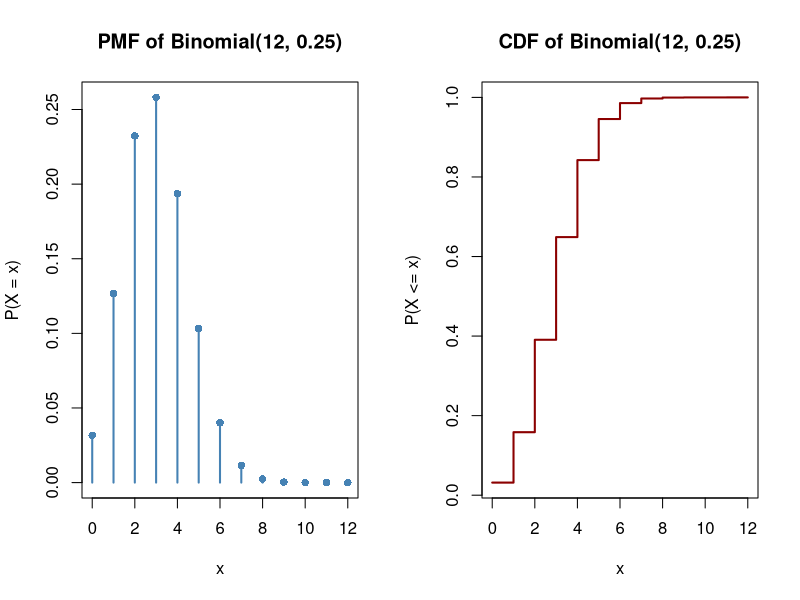
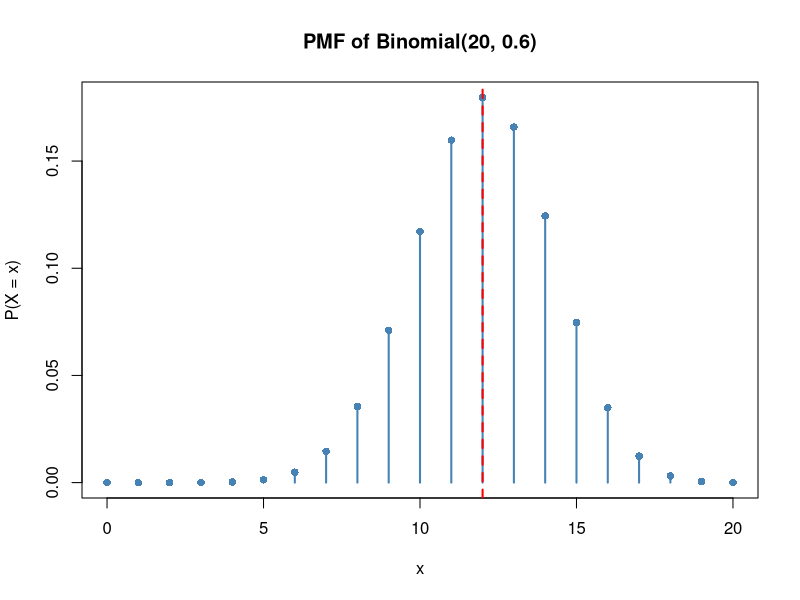
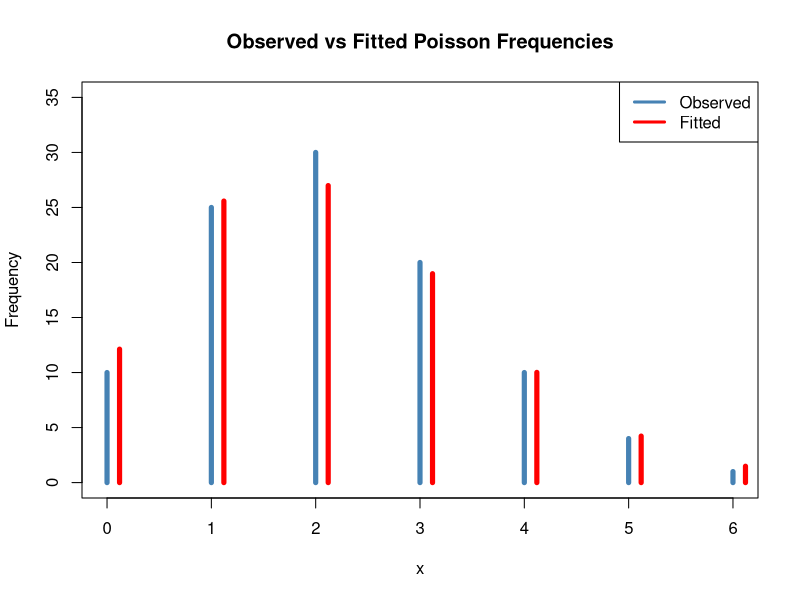
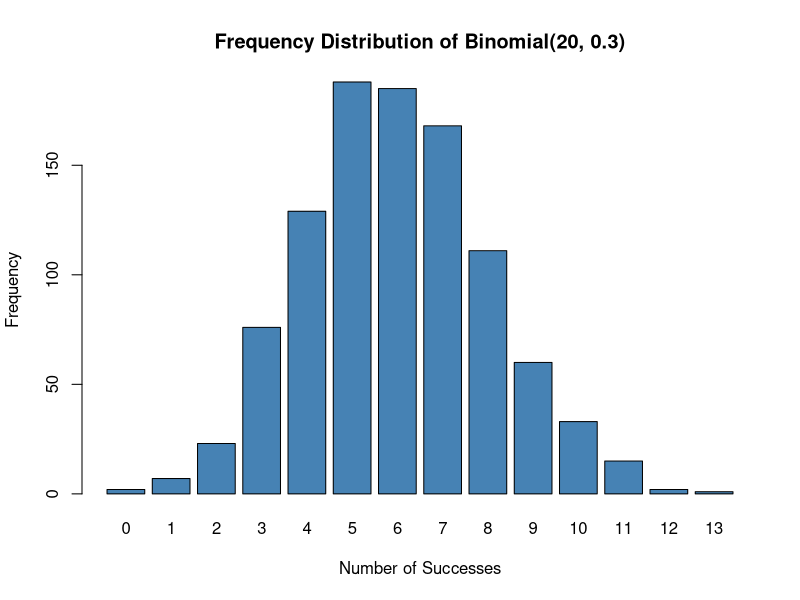
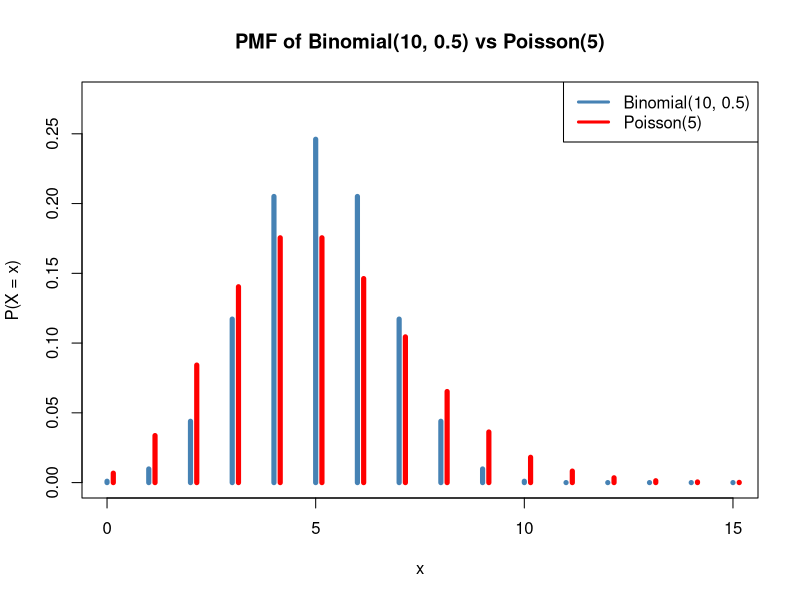
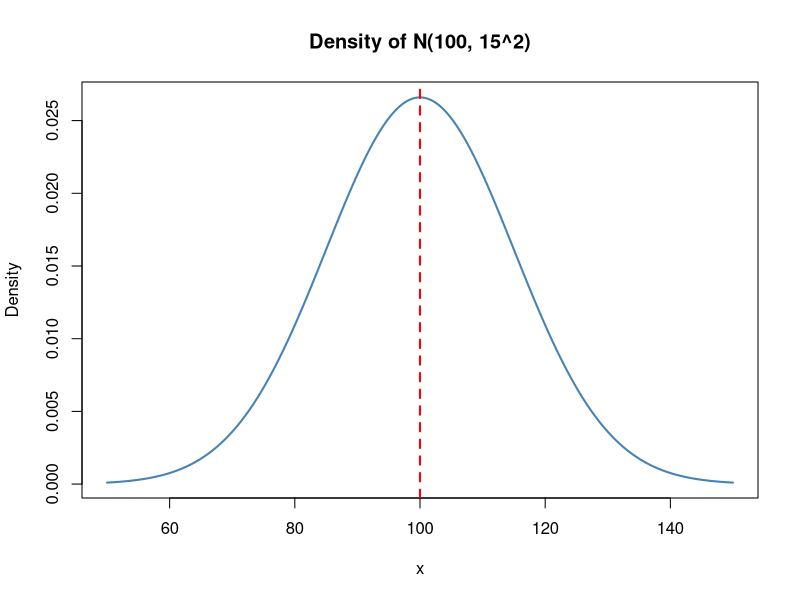
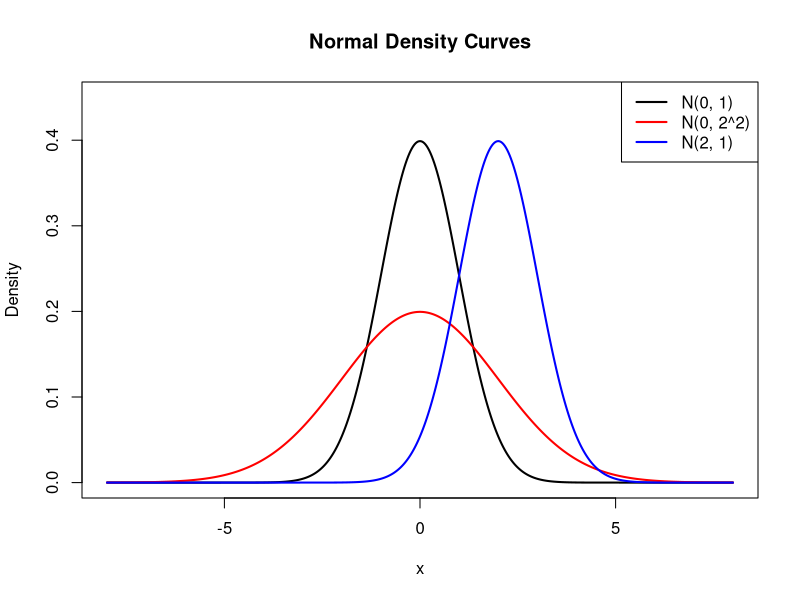

Write R code to recreate these figures, in order.
cat("Q1\n")
x <- 0:12
pmf <- dbinom(x, size = 12, prob = 0.25)
cdf <- pbinom(x, size = 12, prob = 0.25)
par(mfrow = c(1, 2))
plot(x, pmf, type = "h", lwd = 2, col = "steelblue", main = "PMF of Binomial(12, 0.25)", xlab = "x", ylab = "P(X = x)")
points(x, pmf, pch = 16, col = "steelblue")
plot(x, cdf, type = "s", lwd = 2, col = "darkred", main = "CDF of Binomial(12, 0.25)", xlab = "x", ylab = "P(X <= x)")
print(paste("P(X = 4) =", dbinom(4, 12, 0.25)))
print(paste("P(X <= 4) =", pbinom(4, 12, 0.25)))
print(paste("P(X >= 5) =", 1 - pbinom(4, 12, 0.25)))
par(mfrow = c(1, 1))

cat("Q2\n")
n <- 20
p <- 0.6
x <- 0:n
pmf <- dbinom(x, n, p)
plot(x, pmf, type = "h", lwd = 2, col = "steelblue", main = "PMF of Binomial(20, 0.6)", xlab = "x", ylab = "P(X = x)")
points(x, pmf, pch = 16, col = "steelblue")
abline(v = n * p, col = "red", lwd = 2, lty = 2)
print(paste("Mean np =", n * p))

cat("Q3\n")
x <- 0:5
f <- c(4, 15, 30, 28, 17, 6)
N <- sum(f)
n <- 5
mean_x <- sum(x * f) / N
p_hat <- mean_x / n
fitted_prob <- dbinom(x, n, p_hat)
expected <- fitted_prob * N
print(paste("Estimated p =", round(p_hat, 4)))
print(data.frame(x = x, observed = f, fitted_prob = round(fitted_prob, 4), expected = round(expected, 2)))

cat("Q4\n")
lambda <- 5
print(paste("P(X = 3) =", dpois(3, lambda)))
print(paste("P(X <= 3) =", ppois(3, lambda)))
print(paste("P(X > 7) =", 1 - ppois(7, lambda)))
print(paste("P(4 <= X <= 8) =", ppois(8, lambda) - ppois(3, lambda)))

cat("Q5\n")
x <- 0:6
observed <- c(10, 25, 30, 20, 10, 4, 1)
N <- sum(observed)
lambda_hat <- sum(x * observed) / N
fitted_prob <- dpois(x, lambda_hat)
expected <- fitted_prob * N
print(paste("Estimated lambda =", round(lambda_hat, 4)))
print(data.frame(x = x, observed = observed, fitted_prob = round(fitted_prob, 4), expected = round(expected, 2)))
plot(x, observed, type = "h", lwd = 5, col = "steelblue", main = "Observed vs Fitted Poisson Frequencies", xlab = "x", ylab = "Frequency", ylim = c(0, max(observed, expected) + 5))
points(x + 0.12, expected, type = "h", lwd = 5, col = "red")
legend("topright", legend = c("Observed", "Fitted"), col = c("steelblue", "red"), lwd = 3)

cat("Q6\n")
set.seed(123)
b <- rbinom(1000, size = 10, prob = 0.5)
g <- rgeom(1000, prob = 0.3)
p <- rpois(1000, lambda = 4)
print(paste("Binomial -> empirical mean =", round(mean(b), 3), ", theoretical mean =", 10 * 0.5))
print(paste("Geometric -> empirical mean =", round(mean(g), 3), ", theoretical mean =", round((1 - 0.3) / 0.3, 3)))
print(paste("Poisson -> empirical mean =", round(mean(p), 3), ", theoretical mean =", 4))

cat("Q7\n")
set.seed(123)
obs <- rbinom(1000, size = 20, prob = 0.3)
print(table(obs))
print(paste("Sample mean =", round(mean(obs), 3)))
barplot(table(obs), col = "steelblue", main = "Frequency Distribution of Binomial(20, 0.3)", xlab = "Number of Successes", ylab = "Frequency")

cat("Q8\n")
lambda <- 4.5
print(paste("P(X < 2) =", ppois(1, lambda)))
print(paste("P(X >= 2) =", 1 - ppois(1, lambda)))
print(paste("P(X <= 6) =", ppois(6, lambda)))
print(paste("P(X > 8) =", 1 - ppois(8, lambda)))

cat("Q9\n")
lambda <- 6
print(paste("P(exactly 4 calls) =", dpois(4, lambda)))
print(paste("P(at most 5 calls) =", ppois(5, lambda)))
print(paste("P(more than 8 calls) =", 1 - ppois(8, lambda)))

cat("Q10\n")
x <- 0:5
f <- c(6, 16, 29, 30, 14, 5)
N <- sum(f)
n <- 5
mean_x <- sum(x * f) / N
p_hat <- mean_x / n
fitted_prob <- dbinom(x, n, p_hat)
expected <- fitted_prob * N
print(paste("Estimated p =", round(p_hat, 4)))
print(data.frame(x = x, observed = f, fitted_prob = round(fitted_prob, 4), expected = round(expected, 2)))

cat("Q11\n")
x <- 0:7
observed <- c(4, 10, 21, 29, 20, 10, 4, 2)
N <- sum(observed)
lambda_hat <- sum(x * observed) / N
fitted_prob <- dpois(x, lambda_hat)
expected <- fitted_prob * N
print(paste("Estimated lambda =", round(lambda_hat, 4)))
print(data.frame(x = x, observed = observed, fitted_prob = round(fitted_prob, 4), expected = round(expected, 2)))

cat("Q12\n")
joint <- matrix(c(10, 15, 5, 20, 25, 10, 5, 10, 15), nrow = 3, byrow = TRUE)
rownames(joint) <- c("X1", "X2", "X3")
colnames(joint) <- c("Y1", "Y2", "Y3")
print(joint)
print("Marginal distribution of X (row sums):")
print(rowSums(joint))
print("Marginal distribution of Y (column sums):")
print(colSums(joint))
print("Joint probability distribution:")
print(prop.table(joint))

cat("Q13\n")
x <- 0:15
binom_pmf <- dbinom(x, 10, 0.5)
pois_pmf <- dpois(x, 5)
plot(x, binom_pmf, type = "h", lwd = 5, col = "steelblue", main = "PMF of Binomial(10, 0.5) vs Poisson(5)", xlab = "x", ylab = "P(X = x)", ylim = c(0, max(binom_pmf, pois_pmf) + 0.03))
points(x + 0.15, pois_pmf, type = "h", lwd = 5, col = "red")
legend("topright", legend = c("Binomial(10, 0.5)", "Poisson(5)"), col = c("steelblue", "red"), lwd = 3)
print("Both distributions have mean 5 and very similar shapes.")

cat("Q14\n")
print(paste("Sum of Binomial(12, 0.25) PMF =", sum(dbinom(0:12, 12, 0.25))))
print(paste("Sum of Poisson(5) PMF (x = 0 to 50) =", sum(dpois(0:50, 5))))

cat("Q15\n")
print(paste("(a) P(X < 45) =", pnorm(45, mean = 50, sd = 8)))
print(paste("(b) P(X > 60) =", 1 - pnorm(60, mean = 50, sd = 8)))
print(paste("(c) P(40 < X < 55) =", pnorm(55, mean = 50, sd = 8) - pnorm(40, mean = 50, sd = 8)))
print(paste("(d) 90th percentile =", qnorm(0.90, mean = 50, sd = 8)))

cat("Q16\n")
x <- seq(50, 150, length.out = 500)
y <- dnorm(x, mean = 100, sd = 15)
plot(x, y, type = "l", lwd = 2, col = "steelblue", main = "Density of N(100, 15^2)", xlab = "x", ylab = "Density")
abline(v = 100, col = "red", lwd = 2, lty = 2)
print("Density curve plotted with mean marked by a vertical dashed line.")

cat("Q17\n")
x <- seq(-8, 8, length.out = 500)
plot(x, dnorm(x, 0, 1), type = "l", lwd = 2, col = "black", main = "Normal Density Curves", xlab = "x", ylab = "Density", ylim = c(0, 0.45))
lines(x, dnorm(x, 0, 2), lwd = 2, col = "red")
lines(x, dnorm(x, 2, 1), lwd = 2, col = "blue")
legend("topright", legend = c("N(0, 1)", "N(0, 2^2)", "N(2, 1)"), col = c("black", "red", "blue"), lwd = 2)
print("Comment: Increasing the standard deviation from 1 to 2 makes the curve flatter and more spread out around the centre, while changing the mean from 0 to 2 shifts the entire curve to the right without changing its shape.")

cat("Q18\n")
set.seed(123)
obs <- rnorm(500, mean = 25, sd = 5)
print(paste("Sample mean =", round(mean(obs), 3), ", theoretical mean = 25"))
print(paste("Sample standard deviation =", round(sd(obs), 3), ", theoretical standard deviation = 5"))
